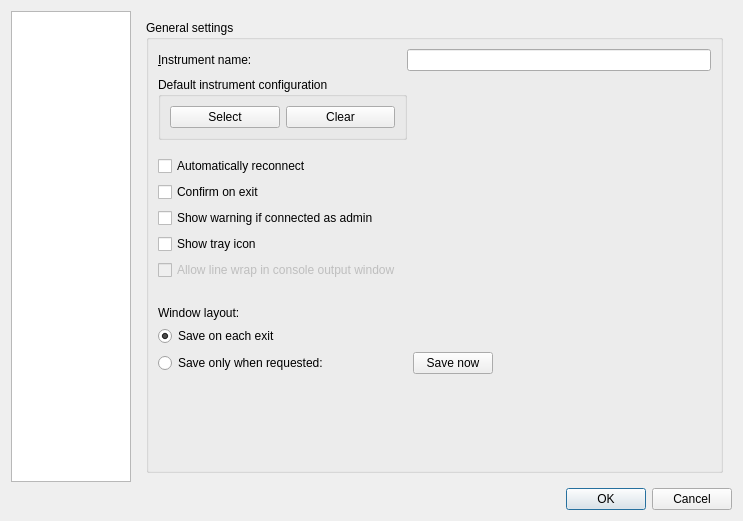
<?xml version="1.0" encoding="UTF-8"?>
<ui version="4.0">
 <class>PrefsDialog</class>
 <widget class="QDialog" name="PrefsDialog">
  <property name="geometry">
   <rect>
    <x>0</x>
    <y>0</y>
    <width>743</width>
    <height>521</height>
   </rect>
  </property>
  <property name="windowTitle">
   <string>Preferences</string>
  </property>
  <layout class="QGridLayout" name="gridLayout">
   <item row="0" column="1">
    <widget class="QStackedWidget" name="stacker">
     <property name="sizePolicy">
      <sizepolicy hsizetype="Expanding" vsizetype="Preferred">
       <horstretch>0</horstretch>
       <verstretch>0</verstretch>
      </sizepolicy>
     </property>
     <property name="currentIndex">
      <number>0</number>
     </property>
     <widget class="QWidget" name="generalPage">
      <layout class="QHBoxLayout" name="horizontalLayout">
       <item>
        <widget class="QGroupBox" name="groupBox">
         <property name="title">
          <string>General settings</string>
         </property>
         <layout class="QGridLayout" name="gridLayout_3">
          <item row="7" column="0" colspan="2">
           <widget class="QCheckBox" name="warnWhenAdmin">
            <property name="text">
             <string>Show warning if connected as admin</string>
            </property>
           </widget>
          </item>
          <item row="13" column="0" colspan="2">
           <widget class="QRadioButton" name="manualSaveLayout">
            <property name="text">
             <string>Save only when requested:       </string>
            </property>
           </widget>
          </item>
          <item row="0" column="0">
           <widget class="QLabel" name="label_2">
            <property name="text">
             <string>&amp;Instrument name:</string>
            </property>
            <property name="buddy">
             <cstring>instrument</cstring>
            </property>
           </widget>
          </item>
          <item row="11" column="0">
           <widget class="QLabel" name="label">
            <property name="text">
             <string>Window layout:</string>
            </property>
           </widget>
          </item>
          <item row="10" column="0">
           <spacer name="verticalSpacer_3">
            <property name="orientation">
             <enum>Qt::Vertical</enum>
            </property>
            <property name="sizeType">
             <enum>QSizePolicy::Fixed</enum>
            </property>
            <property name="sizeHint" stdset="0">
             <size>
              <width>20</width>
              <height>20</height>
             </size>
            </property>
           </spacer>
          </item>
          <item row="9" column="0">
           <widget class="QCheckBox" name="allowOutputLineWrap">
            <property name="enabled">
             <bool>false</bool>
            </property>
            <property name="text">
             <string>Allow line wrap in console output window</string>
            </property>
           </widget>
          </item>
          <item row="12" column="0" colspan="2">
           <widget class="QRadioButton" name="autoSaveLayout">
            <property name="text">
             <string>Save on each exit</string>
            </property>
            <property name="checked">
             <bool>true</bool>
            </property>
           </widget>
          </item>
          <item row="6" column="0">
           <widget class="QCheckBox" name="confirmExit">
            <property name="text">
             <string>Confirm on exit</string>
            </property>
           </widget>
          </item>
          <item row="5" column="0" colspan="2">
           <widget class="QCheckBox" name="autoReconnect">
            <property name="text">
             <string>Automatically reconnect</string>
            </property>
           </widget>
          </item>
          <item row="4" column="0">
           <spacer name="verticalSpacer_5">
            <property name="orientation">
             <enum>Qt::Vertical</enum>
            </property>
            <property name="sizeType">
             <enum>QSizePolicy::Fixed</enum>
            </property>
            <property name="sizeHint" stdset="0">
             <size>
              <width>20</width>
              <height>10</height>
             </size>
            </property>
           </spacer>
          </item>
          <item row="8" column="0">
           <widget class="QCheckBox" name="showTrayIcon">
            <property name="text">
             <string>Show tray icon</string>
            </property>
           </widget>
          </item>
          <item row="0" column="1" colspan="3">
           <widget class="QLineEdit" name="instrument">
            <property name="sizePolicy">
             <sizepolicy hsizetype="Expanding" vsizetype="Fixed">
              <horstretch>0</horstretch>
              <verstretch>0</verstretch>
             </sizepolicy>
            </property>
           </widget>
          </item>
          <item row="14" column="0">
           <spacer name="verticalSpacer_2">
            <property name="orientation">
             <enum>Qt::Vertical</enum>
            </property>
            <property name="sizeHint" stdset="0">
             <size>
              <width>20</width>
              <height>40</height>
             </size>
            </property>
           </spacer>
          </item>
          <item row="13" column="2">
           <widget class="QPushButton" name="saveLayoutBtn">
            <property name="sizePolicy">
             <sizepolicy hsizetype="Fixed" vsizetype="Fixed">
              <horstretch>0</horstretch>
              <verstretch>0</verstretch>
             </sizepolicy>
            </property>
            <property name="text">
             <string>Save now</string>
            </property>
           </widget>
          </item>
          <item row="1" column="0" colspan="2">
           <widget class="QGroupBox" name="groupInstrConfig">
            <property name="title">
             <string>Default instrument configuration</string>
            </property>
            <layout class="QHBoxLayout" name="horizontalLayout_2">
             <item>
              <widget class="QPushButton" name="selectConfigBtn">
               <property name="toolTip">
                <string>&lt;html&gt;&lt;head/&gt;&lt;body&gt;&lt;p&gt;Select default instrument gui configuration&lt;/p&gt;&lt;/body&gt;&lt;/html&gt;</string>
               </property>
               <property name="text">
                <string>Select</string>
               </property>
              </widget>
             </item>
             <item>
              <widget class="QPushButton" name="clearConfigBtn">
               <property name="toolTip">
                <string>&lt;html&gt;&lt;head/&gt;&lt;body&gt;&lt;p&gt;Clear default instrument gui configuration&lt;/p&gt;&lt;/body&gt;&lt;/html&gt;</string>
               </property>
               <property name="text">
                <string>Clear</string>
               </property>
              </widget>
             </item>
            </layout>
           </widget>
          </item>
          <item row="13" column="3">
           <spacer name="horizontalSpacer">
            <property name="orientation">
             <enum>Qt::Horizontal</enum>
            </property>
            <property name="sizeType">
             <enum>QSizePolicy::Expanding</enum>
            </property>
            <property name="sizeHint" stdset="0">
             <size>
              <width>40</width>
              <height>20</height>
             </size>
            </property>
           </spacer>
          </item>
         </layout>
        </widget>
       </item>
      </layout>
     </widget>
     <widget class="QWidget" name="page">
      <layout class="QVBoxLayout" name="verticalLayout">
       <item>
        <widget class="QGroupBox" name="groupBox_2">
         <property name="title">
          <string>Connection presets</string>
         </property>
         <layout class="QGridLayout" name="gridLayout_2">
          <property name="verticalSpacing">
           <number>8</number>
          </property>
          <item row="0" column="0" colspan="2">
           <widget class="QListWidget" name="settinglist">
            <property name="sizePolicy">
             <sizepolicy hsizetype="Expanding" vsizetype="Minimum">
              <horstretch>0</horstretch>
              <verstretch>0</verstretch>
             </sizepolicy>
            </property>
           </widget>
          </item>
          <item row="2" column="0">
           <spacer name="verticalSpacer">
            <property name="orientation">
             <enum>Qt::Vertical</enum>
            </property>
            <property name="sizeHint" stdset="0">
             <size>
              <width>20</width>
              <height>40</height>
             </size>
            </property>
           </spacer>
          </item>
          <item row="1" column="0" colspan="2">
           <widget class="QFrame" name="verticalFrame">
            <layout class="QHBoxLayout" name="horizontalLayout_3">
             <item>
              <widget class="QPushButton" name="settingAdd">
               <property name="text">
                <string>Add</string>
               </property>
              </widget>
             </item>
             <item>
              <widget class="QPushButton" name="settingDel">
               <property name="text">
                <string>Remove</string>
               </property>
              </widget>
             </item>
             <item>
              <widget class="QPushButton" name="settingEdit">
               <property name="text">
                <string>Edit</string>
               </property>
              </widget>
             </item>
             <item>
              <spacer name="horizontalSpacer_2">
               <property name="orientation">
                <enum>Qt::Horizontal</enum>
               </property>
               <property name="sizeHint" stdset="0">
                <size>
                 <width>40</width>
                 <height>20</height>
                </size>
               </property>
              </spacer>
             </item>
            </layout>
           </widget>
          </item>
         </layout>
        </widget>
       </item>
      </layout>
     </widget>
    </widget>
   </item>
   <item row="1" column="0" colspan="2">
    <widget class="QDialogButtonBox" name="buttonBox">
     <property name="orientation">
      <enum>Qt::Horizontal</enum>
     </property>
     <property name="standardButtons">
      <set>QDialogButtonBox::Cancel|QDialogButtonBox::Ok</set>
     </property>
    </widget>
   </item>
   <item row="0" column="0">
    <widget class="QTreeWidget" name="settingsTree">
     <property name="sizePolicy">
      <sizepolicy hsizetype="Maximum" vsizetype="Expanding">
       <horstretch>0</horstretch>
       <verstretch>0</verstretch>
      </sizepolicy>
     </property>
     <property name="maximumSize">
      <size>
       <width>120</width>
       <height>16777215</height>
      </size>
     </property>
     <property name="rootIsDecorated">
      <bool>false</bool>
     </property>
     <property name="headerHidden">
      <bool>true</bool>
     </property>
     <property name="expandsOnDoubleClick">
      <bool>false</bool>
     </property>
     <column>
      <property name="text">
       <string>Name</string>
      </property>
     </column>
    </widget>
   </item>
  </layout>
 </widget>
 <tabstops>
  <tabstop>buttonBox</tabstop>
 </tabstops>
 <resources/>
 <connections>
  <connection>
   <sender>buttonBox</sender>
   <signal>accepted()</signal>
   <receiver>PrefsDialog</receiver>
   <slot>accept()</slot>
   <hints>
    <hint type="sourcelabel">
     <x>254</x>
     <y>514</y>
    </hint>
    <hint type="destinationlabel">
     <x>157</x>
     <y>274</y>
    </hint>
   </hints>
  </connection>
  <connection>
   <sender>buttonBox</sender>
   <signal>rejected()</signal>
   <receiver>PrefsDialog</receiver>
   <slot>reject()</slot>
   <hints>
    <hint type="sourcelabel">
     <x>322</x>
     <y>514</y>
    </hint>
    <hint type="destinationlabel">
     <x>286</x>
     <y>274</y>
    </hint>
   </hints>
  </connection>
 </connections>
</ui>
